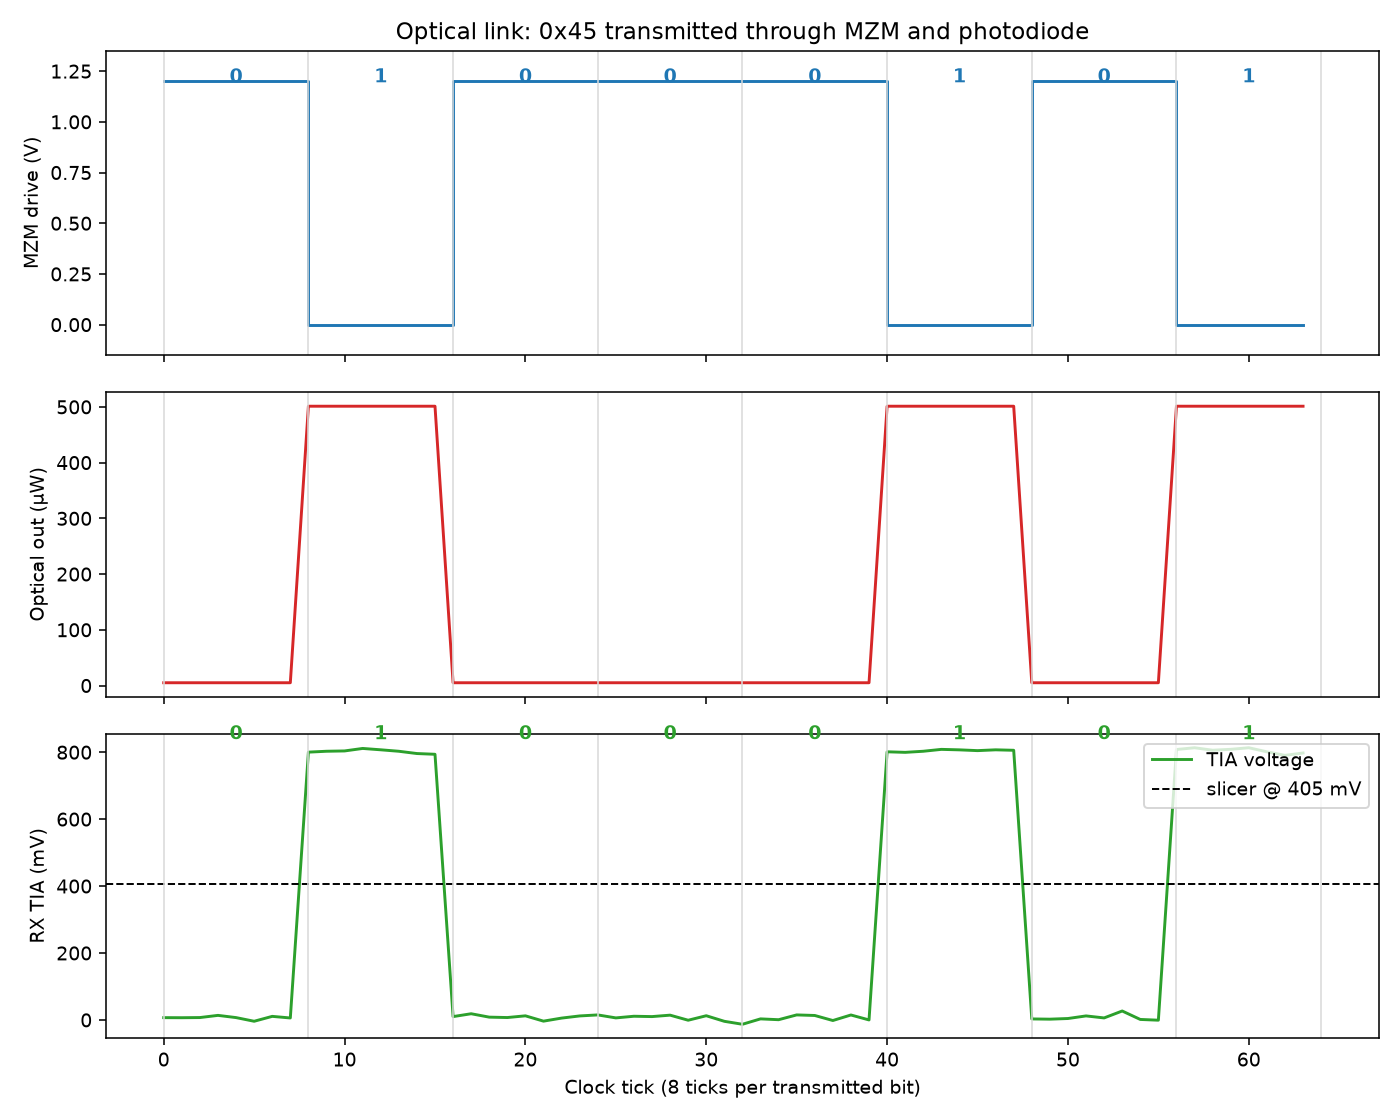

The script that saved this image:
"""End-to-end demo: send a byte through the optical link and recover it.

The signal path mirrors a real photonic transceiver (chip-to-chip
optical interconnect):

    digital bits -> driver -> MZM -> waveguide -> photodiode -> TIA ->
    slicer -> recovered bits

PyRTL provides the digital side (ROM-backed bit serializer). The optical
link uses the analytical MZM + Ge-on-Si PD from optical_sim.py. Each bit
is oversampled by a few clock ticks so the receiver sees a small eye
that can be plotted.

Run:

    python tx_pattern_demo.py

Outputs:

    tx_pattern_demo.png   - 3-panel scope-style figure
    stdout                - bit-by-bit table + BER summary
"""

import os
import sys

import matplotlib
matplotlib.use("Agg")
import matplotlib.pyplot as plt

from eo_bridge import (
    ElectricalTransmitter,
    MachZehnderModulator,
    OpticalLink,
    Photodetector,
)


# ASCII byte 0x45 = 0b01000101. Has a mix of runs and transitions, which
# makes the eye opening and the bit-error rate easier to read off the
# generated figure.
MESSAGE_BYTE = 0x45
SAMPLES_PER_BIT = 8

PLOT_PATH = os.path.join(os.path.dirname(os.path.abspath(__file__)),
                         "tx_pattern_demo.png")


def byte_to_bits(byte, n=8):
    """Return MSB-first list of N bits."""
    return [(byte >> (n - 1 - i)) & 1 for i in range(n)]


def run():
    tx_bits = byte_to_bits(MESSAGE_BYTE)
    print(f"TX byte: 0x{MESSAGE_BYTE:02X}")
    print(f"TX bits: {tx_bits}\n")

    # --- electrical TX (PyRTL ROM + counter walks the pattern) ----------------
    tx = ElectricalTransmitter(tx_bits, repeat=False)

    # --- optical link ---------------------------------------------------------
    link = OpticalLink(
        laser_power_w=1.0e-3,
        modulator=MachZehnderModulator(v_pi=1.2,
                                       insertion_loss_db=3.0,
                                       extinction_ratio_db=20.0),
        # Bump the noise a little so the eye actually looks like an eye.
        detector=Photodetector(noise_rms_v=8e-3),
    )

    # 1-bit DAC: bit=1 -> 0 V (bright), bit=0 -> V_pi (dark). The bright
    # symbol is mapped to logic 1 so the photocurrent and the recovered
    # bit have the same polarity, which keeps the slicer threshold
    # straightforward to interpret on the plot.
    drive_hi = 0.0   # bright optical level (bit = 1)
    drive_lo = 1.2   # V_pi gives dark optical level (bit = 0)

    # Oversampling: each transmitted bit is held for SAMPLES_PER_BIT clock
    # ticks at the optical link. The PyRTL ROM only advances its address
    # on the last sub-tick of a bit window (enable=1); on the other ticks
    # we hold (enable=0) so the same bit drives the modulator across the
    # whole window. This mirrors how a DAC/PHY oversamples a bit for
    # transmission.
    samples = []
    for bit_idx in range(len(tx_bits)):
        for sub in range(SAMPLES_PER_BIT):
            advance = 1 if sub == SAMPLES_PER_BIT - 1 else 0
            bit, addr = tx.step(enable=advance)
            v_drive = drive_hi if bit == 1 else drive_lo
            p_opt, v_fb = link.simulate(v_drive)
            samples.append({
                "tick": bit_idx * SAMPLES_PER_BIT + sub,
                "bit_idx": bit_idx,
                "tx_bit": bit,
                "v_drive": v_drive,
                "p_opt_uw": p_opt * 1e6,
                "v_fb": v_fb,
            })

    # --- receiver: slice the V_fb stream at the middle of each bit ------------
    # Set the threshold halfway between the mean of bright samples and the
    # mean of dark samples (a simple, CDR-free slicer).
    bright = [s["v_fb"] for s in samples if s["tx_bit"] == 1]
    dark = [s["v_fb"] for s in samples if s["tx_bit"] == 0]
    threshold = 0.5 * (sum(bright) / len(bright) + sum(dark) / len(dark))

    rx_bits = []
    for bit_idx in range(len(tx_bits)):
        # Sample at the centre tick of each bit.
        centre_tick = bit_idx * SAMPLES_PER_BIT + SAMPLES_PER_BIT // 2
        v = samples[centre_tick]["v_fb"]
        rx_bits.append(1 if v > threshold else 0)

    errors = sum(1 for a, b in zip(tx_bits, rx_bits) if a != b)
    ber = errors / len(tx_bits)

    print(f"slicer threshold: {threshold * 1e3:.1f} mV\n")
    print(f"{'idx':>3}  {'tx':>2}  {'rx':>2}  {'V_fb_centre[mV]':>16}  {'ok':>3}")
    print("-" * 40)
    for i, (a, b) in enumerate(zip(tx_bits, rx_bits)):
        centre = samples[i * SAMPLES_PER_BIT + SAMPLES_PER_BIT // 2]["v_fb"]
        print(f"{i:>3}  {a:>2}  {b:>2}  {centre*1e3:>16.2f}  "
              f"{'OK' if a == b else 'ERR':>3}")
    rx_byte = sum(b << (7 - i) for i, b in enumerate(rx_bits))
    print(f"\nRX byte: 0x{rx_byte:02X}  "
          f"errors={errors}/{len(tx_bits)}  BER={ber:.2g}")

    plot(samples, threshold, tx_bits, rx_bits)
    print(f"\nWrote {PLOT_PATH}")

    return errors


def plot(samples, threshold, tx_bits, rx_bits):
    ticks = [s["tick"] for s in samples]
    v_drive = [s["v_drive"] for s in samples]
    p_opt = [s["p_opt_uw"] for s in samples]
    v_fb = [s["v_fb"] * 1e3 for s in samples]
    bit_edges = [i * SAMPLES_PER_BIT for i in range(len(tx_bits) + 1)]

    fig, axes = plt.subplots(3, 1, figsize=(10, 8), sharex=True)

    ax0 = axes[0]
    ax0.set_title("Optical link: 0x45 transmitted through MZM and photodiode")
    ax0.step(ticks, v_drive, where="post", color="tab:blue")
    ax0.set_ylabel("MZM drive (V)")
    ax0.set_ylim(-0.15, 1.35)
    for x in bit_edges:
        ax0.axvline(x, color="0.85", linewidth=0.8)
    for i, b in enumerate(tx_bits):
        ax0.text(i * SAMPLES_PER_BIT + SAMPLES_PER_BIT / 2,
                 1.22, str(b), ha="center", va="center",
                 color="tab:blue", fontsize=10, fontweight="bold")

    ax1 = axes[1]
    ax1.plot(ticks, p_opt, color="tab:red")
    ax1.set_ylabel("Optical out (µW)")
    for x in bit_edges:
        ax1.axvline(x, color="0.85", linewidth=0.8)

    ax2 = axes[2]
    ax2.plot(ticks, v_fb, color="tab:green", label="TIA voltage")
    ax2.axhline(threshold * 1e3, color="k", linestyle="--",
                linewidth=1, label=f"slicer @ {threshold*1e3:.0f} mV")
    ax2.set_ylabel("RX TIA (mV)")
    ax2.set_xlabel("Clock tick (8 ticks per transmitted bit)")
    for x in bit_edges:
        ax2.axvline(x, color="0.85", linewidth=0.8)
    for i, b in enumerate(rx_bits):
        ax2.text(i * SAMPLES_PER_BIT + SAMPLES_PER_BIT / 2,
                 max(v_fb) * 1.05, str(b), ha="center", va="center",
                 color="tab:green", fontsize=10, fontweight="bold")
    ax2.legend(loc="upper right")

    fig.tight_layout()
    fig.savefig(PLOT_PATH, dpi=140)
    plt.close(fig)


if __name__ == "__main__":
    sys.exit(0 if run() == 0 else 1)
